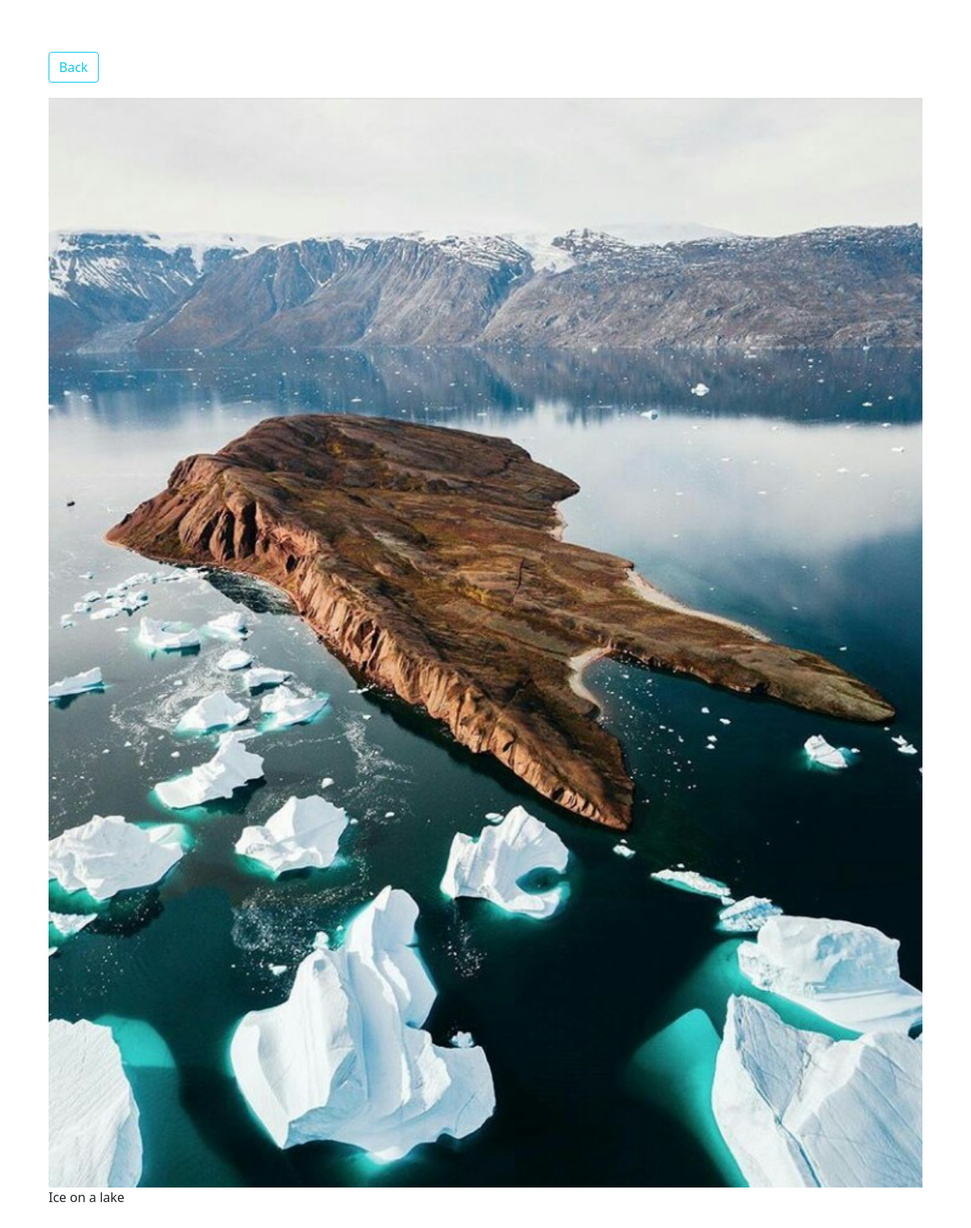
The page /photo/2 on the database its author committed.
### photo/models.py (models this page shows, shortened)
class Photo(models.Model):
    category = models.ForeignKey(Category, on_delete=models.SET_NULL, null=True)
    image = models.ImageField(null=False, blank=False)
    description = models.TextField()
    added = models.DateField(auto_now_add=True)
    slug = models.SlugField(unique=True, max_length=100, blank=True)
    tags = TaggableManager(blank=True)

### photo/views.py (the view)
# urls.py: path('photo/<str:pk>', views.viewPhoto, name='photo', ),
def viewPhoto(request, pk):
    photo = Photo.objects.get(id=pk)
    return render(request, 'photos/photo.html', {'photo': photo})

### templates/photos/photo.html (shortened to what this page needs)
{% load static %}
<!DOCTYPE html>
<html lang="en">
    <head>
        <link href="https://cdn.jsdelivr.net/npm/bootstrap@5.0.0-beta3/dist/css/bootstrap.min.css" rel="stylesheet">
    </head>
    <body class="m-5">
        <div class="container">
            <div class="row justify-content-center">
                <div class="col">
                    <a href="{% url 'gallery' %}" class="btn btn-outline-info my-3" > Back </a>
                    <div class="inImg">
                        <img class="h-100 w-100" src="{{ photo.image.url }}">
                        <p class="card-title">{{ photo.description }}</p>
                    </div>
                </div>
            </div>
        </div>
    </body>
</html>

### rows shown on the page
Photo: image (picture), description "Ice on a lake"
